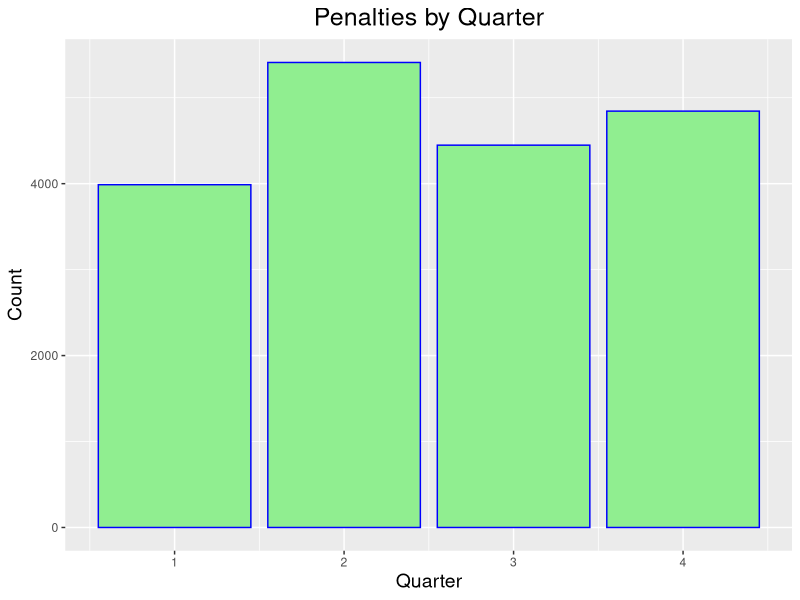

The R source for this figure: (Note: this script raises an error after producing the figure.)
## ---- chunk 1
knitr::opts_chunk$set(echo = TRUE)
## ---- chunk 2
df <- read.csv('./data/df_ref.csv')

library(ggplot2)
library(dplyr)
library(tidyr)
# Ignore penalties called in overtime (denoted by quarter 5)
df <- df %>%
  filter(Quarter < 5)
ggplot(df, aes(x=Quarter)) +
  geom_bar(color = "blue", fill = "lightgreen") +
  ggtitle("Penalties by Quarter") +
  xlab("Quarter") +
  ylab("Count") +
  theme(axis.title.x = element_text(size = 14),
      axis.title.y = element_text(size = 14),
      plot.title = element_text(hjust = 0.5, size = 18))

df_by_q <- df[c(1,5,6,30,2)]
df_by_q <- df_by_q %>%
  filter(Quarter < 5) %>%
  mutate(gameID = paste(GameDate, OffenseTeam, DefenseTeam))
len <- n_distinct(df_by_q$gameID)
df_by_q <- df_by_q[c(6,5)]
df_by_q$Quarter <- as.factor(df_by_q$Quarter)
df_by_q <- df_by_q %>%
  group_by(Quarter) %>%
  summarise(count = n()) %>%
  mutate(count = count/len)

ggplot(df_by_q, aes(x = Quarter, y = count, width = 0.8)) +
  geom_bar(stat = "identity", color = "black", fill = "red", alpha = 0.6) +
  ggtitle("Penalties per Game by Quarter") +
  xlab("Quarter") +
  ylab("Count Per Game") +
  theme(axis.title.x = element_text(size = 16),
       axis.title.y = element_text(size = 16),
       plot.title = element_text(hjust = 0.5, size = 18))
